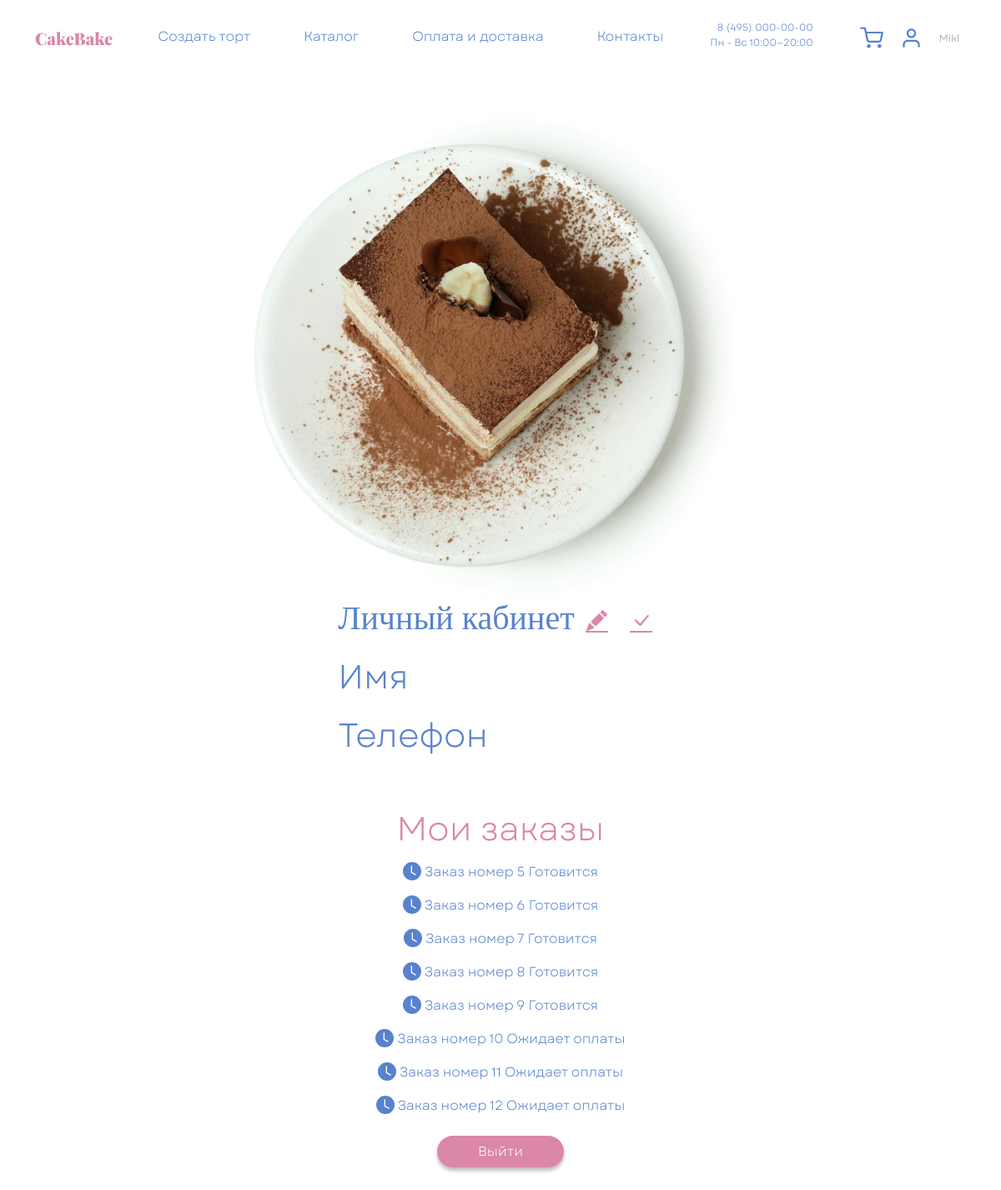
/lk/ (signed in), run on the app's committed database.
### database/models.py (models this page shows)
class Customer(AbstractUser):
    username = None
    email = None
    first_name = None
    last_name = None
    name = models.CharField(
        'Имя покупателя',
        max_length=100,
        default='',
        blank=True,
    )
    phone_number = models.CharField(
        'Номер телефона',
        max_length=20,
        unique=True,
    )
    address = models.CharField(
        'Адрес',
        max_length=300,
        null=True,
        blank=True,
    )
    date_joined = models.DateTimeField(
        'Дата регистрации',
        default=timezone.now
    )
    REQUIRED_FIELDS = ['name']
    USERNAME_FIELD = 'phone_number'
    objects = CustomerManager()
    def __str__(self) -> str:
        return self.name
    class Meta:
        verbose_name = 'Покупатель'
        verbose_name_plural = 'Покупатели'

class Order(models.Model):
    PAYMENT = 'Payment'
    PREPARING = 'Preparing'
    IN_DELIVERY = 'In delivery'
    COMPLETED = 'Completed'
    STATUSES = [
        (PAYMENT, 'Ожидает оплаты'),
        (PREPARING, 'Готовится'),
        (IN_DELIVERY, 'Доставляется'),
        (COMPLETED, 'Завершен'),
    ]
    number = models.AutoField(
        'Номер заказа',
        primary_key=True,
        unique=True
    )
    user = models.ForeignKey(
        'Customer',
        on_delete=models.SET_NULL,
        null=True,
        related_name='orders',
        verbose_name='Заказчик'
    )
    layers = models.ForeignKey(
        'Layer',
        verbose_name='Количество слоев',
        on_delete=models.SET_NULL,
        related_name='orders',
        null=True,
    )
    shape = models.ForeignKey(
        'Shape',
        on_delete=models.SET_NULL,
        related_name='orders',
        null=True,
        verbose_name='Форма'
    )
    topping = models.ForeignKey(
        'Topping',
        on_delete=models.SET_DEFAULT,
        related_name='orders',
        default='1',
        verbose_name='Топпинг'
    )
    berries = models.ForeignKey(
        'Berries',
        on_delete=models.SET_DEFAULT,
        related_name='orders',
        default='1',
        verbose_name='Ягоды'
    )
    decor = models.ForeignKey(
        'Decor',
        on_delete=models.SET_DEFAULT,
        related_name='orders',
        default='1',
        verbose_name='Украшение'
    )
    text = models.CharField(
        'Надпись на торте',
        max_length=100,
        blank=True
    )
    comments = models.TextField(
        'Комментарий',
        blank=True
    )
    price = models.DecimalField(
        'Цена',
        default=0,
        max_digits=10,
        decimal_places=2
    )
    creation_date = models.DateTimeField(
        'Дата создания заказа',
        default=timezone.now,
    )
    address = models.TextField(
        'Адрес доставки',
        blank=True,
        default=''
    )
    status = models.CharField(
        'Статус заказа',
        max_length=20,
        choices=STATUSES,
        default=PAYMENT,
    )
    delivery_date = models.DateTimeField(
        'Дата и время доставки',
        default=None,
        null=True,
        blank=True
    )
    delivery_details = models.TextField(
        'Комментарии для курьера',
        blank=True,
        default='',
    )
    payment_id = models.CharField(
        'id оплаты',
        max_length=50,
        null=True,
        blank=True,
    )
    def __str__(self) -> str:
        return f"Заказ номер {self.number}"
    class Meta:
        verbose_name = 'Заказ'
        verbose_name_plural = 'Заказы'

### database/views.py (the view)
# urls.py: path('lk/', LKView.as_view(), name='lk'),
class LKView(UpdateView):
    model = Customer
    fields = ['name', 'phone_number']
    template_name = 'lk.html'
    success_url = '.'
    def get_context_data(self, **kwargs):
        context = super().get_context_data(**kwargs)
        context['orders'] = Customer.objects.filter(id=self.request.user.id).prefetch_related('orders').first().orders.all()
        print(context)
        return context
    def get_object(self):
        return Customer.objects.filter(id=self.request.user.id).first()

### database/models.py (called while the page is built)
    def __str__(self) -> str:
        return f"{self.num_layers}"

    def __str__(self) -> str:
        return f"{self.name}"

    def __str__(self) -> str:
        return f"{self.name}"

    def __str__(self) -> str:
        return f"{self.name}"

    def __str__(self) -> str:
        return f"{self.name}"

### templates/lk.html (shortened to what this page needs)
<!DOCTYPE html>
{% load static %}
<html lang="ru">
<head>
	<link href="https://cdn.jsdelivr.net/npm/bootstrap@5.0.2/dist/css/bootstrap.min.css" rel="stylesheet">
	<link rel="stylesheet" href="{% static 'Style.css' %}">
</head>
<body>
<nav class="navbar navbar-expand-xl navbar-light fixed-top bg-white py-4">
	<div class="container">
		<a class="navbar-brand" href="{% url 'index' %}">
			<img src="{% static 'img/Logo.svg' %}" alt="CakeBake">
		</a>
		<div class="collapse navbar-collapse justify-content-end" id="navbar">
			<ul class="navbar-nav">
				<li class="nav-item me-5">
					<a class="nav-link fw-lighter cake_blue" href="{% url 'index' %}#step3">Создать торт</a>
				</li>
				<li class="nav-item me-5">
					<a class="nav-link fw-lighter cake_blue" href="{% url 'index' %}#step2">Каталог</a>
				</li>
				<li class="nav-item me-5">
					<a class="nav-link fw-lighter cake_blue" href="{% url 'index' %}#step4">Оплата и доставка</a>
				</li>
				<li class="nav-item me-5">
					<a class="nav-link fw-lighter cake_blue" href="{% url 'index' %}#Contacts">Контакты</a>
				</li>
				<li class="nav-item d-block d-xl-flex flex-column align-items-end me-5">
					<small class="fw-lighter text-decoration-none fs_12 cake_blue">8 (495) 000-00-00</small>
					<small class="fw-lighter text-decoration-none fs_12 cake_blue">Пн - Вс 10:00—20:00</small>
				</li>
				<li class="nav-item d-flex align-items-center">
					<a class="nav-link fw-lighter me-1 cake_blue position-relative" href="#">
						<img src="{% static 'img/shopping-cart.svg' %}" alt="">
					</a>
					<a class="nav-link fw-lighter me-1 cake_blue position-relative" href="#">
						<img src="{% static 'img/user.svg' %}" alt="">
					</a>
					<a class="nav-link fw-lighter cake_grey fs_12" href="#">
						{{user.name}}
					</a>
				</li>
			</ul>
		</div>
	</div>
</nav>
<div class="container mt-header mb-5">
	<div class="row mt-5">
		<div class="col-12 col-xxl-6 d-flex justify-content-center">
			<div><img src="{% static 'img/Cake2.png' %}" alt=""></div>
		</div>
		<div class="col-12 col-xxl-6 d-flex flex-column justify-content-center align-items-center align-items-xxl-start" id="LK">
			<v-form :validation-schema="Schema" @submit="ApplyChanges">
				<div class="d-flex w-100 justify-content-center justify-content-xxl-between align-items-center">
					<h1 class="font_Gogh fs_40 cake_blue">Личный кабинет </h1>
					<button v-if="!Edit" @click="Edit = true" class="btn shadow-none align-self-center">
					</button>
					<button v-if="Edit" type="submit" class="btn shadow-none align-self-center">
					</button>
				</div>
				<div class="d-flex">
					<ul class="list-group">
						<li class="list-group-item border-0 ps-0">
							<span class="fs_40 cake_blue">Имя</span>
						</li>
						<li class="list-group-item border-0 ps-0">
							<h1 class="fs_40 cake_blue">Телефон</h1>
						</li>
					</ul>
					<ul class="list-group">
						<li class="list-group-item border-0 py-61 position-relative">
							<v-field v-model="Name" type="text" name="name_format" id="name" :readonly="!Edit" class="form-control my-2 i cake__textinput"></v-field>
						</li>
						<li class="list-group-item border-0 py-61 position-relative">
							<v-field v-model="Phone" type="text" name="phone_format" id="phone" :readonly="!Edit" class="form-control my-2 cake__textinput"></v-field>
						</li>
					</ul>
				</div>
			</v-form>
			<h2 class="fs_40 cake_pink mt-5">Мои заказы</h2>
			{% if not orders %}
			<span class="cake_grey">У вас еще нет заказов.</span>
			<p class="cake_grey">Вы можете добавить торт из <a href="{% url 'index' %}#step2" class="text-decoration-none cake_pink">Каталога</a> или <a href="{% url 'index' %}#step3" class="text-decoration-none cake_pink">Создать свой</a>.</p>
			<span class="cake_grey">Есть вопросы?</span>
			<span class="cake_grey">Воспользуйтесь нашим <a href="https://vk.com/devmanorg" class="text-decoration-none cake_pink">чат-ботом</a>.</span>
			{% else %}
			{% for order in orders %}
			<section class="my-2">
				<span class="cake_blue lk__order d-flex" data-bs-toggle="modal" data-bs-target="#OrderModal2">
					{% if order.status == 'Payment' %}
					<svg xmlns="http://www.w3.org/2000/svg" width="22" height="22" fill="currentColor" class="bi bi-clock-fill" viewBox="0 0 16 16">
						<path d="M16 8A8 8 0 1 1 0 8a8 8 0 0 1 16 0zM8 3.5a.5.5 0 0 0-1 0V9a.5.5 0 0 0 .252.434l3.5 2a.5.5 0 0 0 .496-.868L8 8.71V3.5z"/>
					</svg>
					{% elif order.status == 'Preparing' %}
					<svg xmlns="http://www.w3.org/2000/svg" width="22" height="22" fill="currentColor" class="bi bi-clock-fill" viewBox="0 0 16 16">
						<path d="M16 8A8 8 0 1 1 0 8a8 8 0 0 1 16 0zM8 3.5a.5.5 0 0 0-1 0V9a.5.5 0 0 0 .252.434l3.5 2a.5.5 0 0 0 .496-.868L8 8.71V3.5z"/>
					</svg>
					{% elif order.status == 'In delivery' %}
					<svg xmlns="http://www.w3.org/2000/svg" width="22" height="22" fill="currentColor" class="bi bi-clock-fill" viewBox="0 0 16 16">
						<path d="M16 8A8 8 0 1 1 0 8a8 8 0 0 1 16 0zM8 3.5a.5.5 0 0 0-1 0V9a.5.5 0 0 0 .252.434l3.5 2a.5.5 0 0 0 .496-.868L8 8.71V3.5z"/>
					</svg>
					{% endif %}
					<span class="ms-1">Заказ номер {{ order.number }}  {{order.get_status_display}}</span>
				</span>
			</section>
			{% endfor %}
			{% endif %}
			<form method="get" action="{% url 'logout' %}">
				<button class="btn text-white rounded-pill align-self-end px-5 mt-3 shadow-none cake__button cake__bg_pink">Выйти</button>
			</form>
		</div>
	</div>
</div>
</body>
</html>

### static/Style.css (style rules this page uses)
.font_Gogh { font-family: Gogh; }
html { height: 100%; }
* { font-family: Garet, serif; font-size: 16px; font-weight: normal; }
body { background-color: white; min-height: 100%; display: grid; grid-template-rows: auto 1fr auto; }
.mt-header { margin-top: calc(58px + 1.6rem); }
.cake_pink { color: #DA87A9 !important; }
.cake__bg_pink { background-color: #DA87A9 !important; }
.cake_blue { color: #5882CD !important; }
.cake_grey { color: #8C99AA !important; }
.cake__button { box-shadow: 0 4px 4px rgba(0, 0, 0, 0.25) !important; border-radius: 15px; }
.cake__textinput { border: 1px solid #8C99AA; border-radius: 15px; color: #5882CD !important; }
li .cake__textinput:read-only { box-shadow: none; border: 1px solid white; background-color: white; color: #5882CD; }
.lk__order { cursor: pointer; }
.fs_12 { font-size: 12px; }
.fs_40 { font-size: 40px; }
.py-61 { padding-top: 0.61rem; padding-bottom: 0.61rem; }

### data on the page
Customer: name "Mikl"
Order: number "5", status "Готовится"
Order: number "6", status "Готовится"
Order: number "7", status "Готовится"
Order: number "8", status "Готовится"
Order: number "9", status "Готовится"
Order: number "10", status "Ожидает оплаты"
Order: number "11", status "Ожидает оплаты"
Order: number "12", status "Ожидает оплаты"
